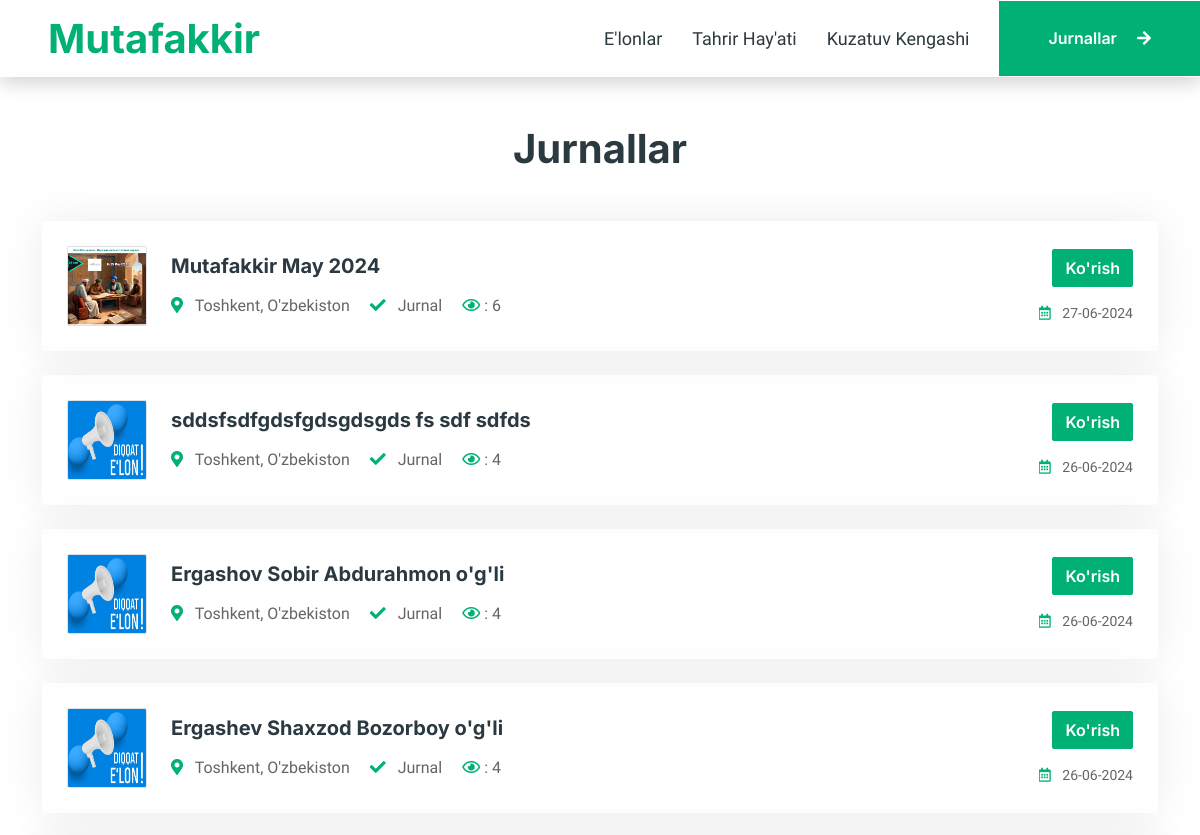
The page /jurnal/ (upper part) on the database as committed earlier.
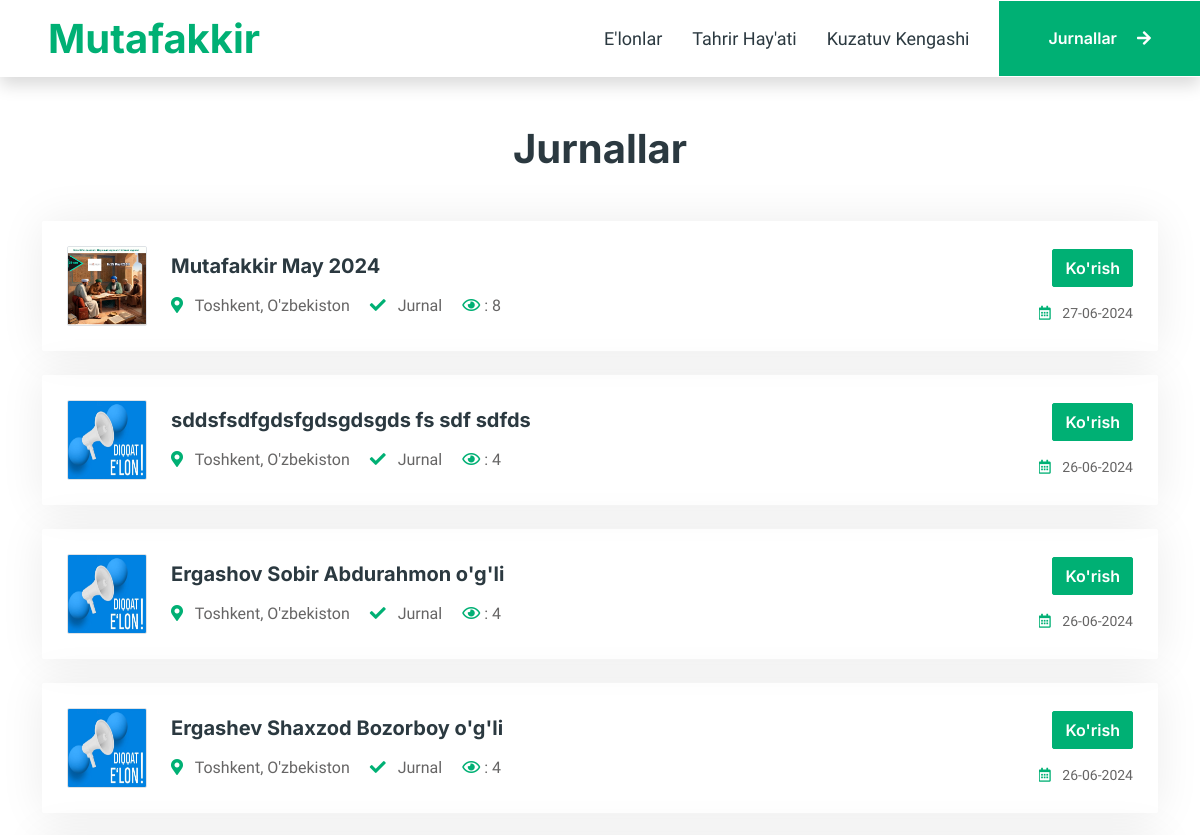
The same page on the database as committed later.
### main/models.py (models this page shows, shortened)
class Newsletter(models.Model):
    name = models.CharField(max_length=255, verbose_name="Name")
    image = models.ImageField(upload_to=upload_image, verbose_name="Image")
    file = models.FileField(upload_to=upload_file, verbose_name="File")
    content = RichTextUploadingField(verbose_name="Content")
    created_at = models.DateTimeField(auto_now_add=True, verbose_name="Created at")
    updated_at = models.DateTimeField(auto_now=True, verbose_name="Updated at")
    sees = models.IntegerField(verbose_name="Sees", default=3)

### main/views.py (the view)
# urls.py: path('jurnal/', views.newsletters_view, name='newsletters'),
def newsletters_view(request):
    p = Paginator(Newsletter.objects.all().order_by('-created_at'), 10)
    page = request.GET.get('page')
    newsletters = p.get_page(page)
    return render(request, 'main/newsletters.html', {'newsletters': newsletters})

### templates/main/newsletters.html (shortened to what this page needs)
{% extends 'base.html' %}
{% load static %}
{% block content %}
    <div class="container-xxl py-5">
        <div class="container">
            <h1 class="text-center mb-5 wow fadeInUp" data-wow-delay="0.1s">Jurnallar</h1>
            <div class="tab-class text-center wow fadeInUp" data-wow-delay="0.3s">
                <div class="tab-content">
                    <div id="tab-1" class="tab-pane fade show p-0 active">
                        {% for newsletter in newsletters %}
                            <div class="job-item p-4 mb-4">
                                <div class="row g-4">
                                    <div class="col-sm-12 col-md-8 d-flex align-items-center">
                                        <img class="flex-shrink-0 img-fluid border rounded"
                                             src="{{ newsletter.image.url }}" alt=""
                                             style="width: 80px; height: 80px;">
                                        <div class="text-start ps-4">
                                            <h5 class="mb-3">
                                                {{ newsletter.name }}
                                            </h5>
                                            <span class="text-truncate me-3">
                                            <i class="fa fa-map-marker-alt text-primary me-2"></i>
                                            Toshkent, O'zbekiston
                                        </span>
                                            <span class="text-truncate me-3">
                                            <i class="fa fa-check text-primary me-2"></i>
                                            Jurnal
                                        </span>
                                            <span class="text-truncate me-3">
                                            <i class="far fa-eye text-primary"></i>
                                            : {{ newsletter.sees }}
                                        </span>
                                        </div>
                                    </div>
                                    <div class="col-sm-12 col-md-4 d-flex flex-column align-items-start align-items-md-end justify-content-center">
                                        <div class="d-flex mb-3">
                                            <a class="btn btn-primary" href="{% url 'main:newsletter' newsletter.id %}">
                                                Ko'rish
                                            </a>
                                        </div>
                                        <small class="text-truncate">
                                            <i class="far fa-calendar-alt text-primary me-2"></i>
                                            {{ newsletter.created_at|date:"d-m-Y" }}
                                        </small>
                                    </div>
                                </div>
                            </div>
                        {% endfor %}
                    </div>
                </div>
            </div>
        </div>
    </div>
{% endblock %}

Rows that differ between the two databases and show on the page:
changed Newsletter "Mutafakkir May 2024": sees "6" → "8"
